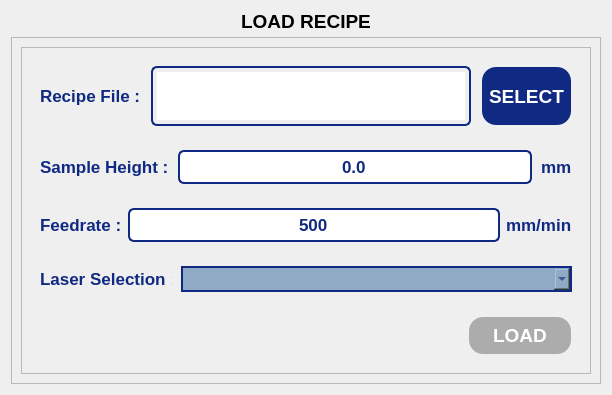
               <widget class="QWidget" name="recipePage">
                <layout class="QVBoxLayout" name="verticalLayout_133">
                 <item>
                  <widget class="QLabel" name="page4Label">
                   <property name="minimumSize">
                    <size>
                     <width>0</width>
                     <height>20</height>
                    </size>
                   </property>
                   <property name="maximumSize">
                    <size>
                     <width>16777215</width>
                     <height>20</height>
                    </size>
                   </property>
                   <property name="font">
                    <font>
                     <pointsize>14</pointsize>
                     <bold>true</bold>
                    </font>
                   </property>
                   <property name="text">
                    <string>LOAD RECIPE</string>
                   </property>
                   <property name="alignment">
                    <set>Qt::AlignmentFlag::AlignCenter</set>
                   </property>
                  </widget>
                 </item>
                 <item>
                  <widget class="QFrame" name="recipeFrame">
                   <property name="frameShape">
                    <enum>QFrame::Shape::StyledPanel</enum>
                   </property>
                   <property name="frameShadow">
                    <enum>QFrame::Shadow::Raised</enum>
                   </property>
                   <layout class="QVBoxLayout" name="verticalLayout_131" stretch="0">
                    <item>
                     <widget class="QFrame" name="rcpFrame">
                      <property name="frameShape">
                       <enum>QFrame::Shape::StyledPanel</enum>
                      </property>
                      <property name="frameShadow">
                       <enum>QFrame::Shadow::Raised</enum>
                      </property>
                      <layout class="QVBoxLayout" name="verticalLayout_132">
                       <item>
                        <widget class="QWidget" name="widget_50" native="true">
                         <layout class="QHBoxLayout" name="horizontalLayout_117" stretch="1,2,1">
                          <property name="spacing">
                           <number>10</number>
                          </property>
                          <property name="leftMargin">
                           <number>9</number>
                          </property>
                          <item>
                           <widget class="QLabel" name="label_72">
                            <property name="minimumSize">
                             <size>
                              <width>0</width>
                              <height>0</height>
                             </size>
                            </property>
                            <property name="maximumSize">
                             <size>
                              <width>120</width>
                              <height>16777215</height>
                             </size>
                            </property>
                            <property name="font">
                             <font>
                              <pointsize>13</pointsize>
                              <bold>true</bold>
                             </font>
                            </property>
                            <property name="styleSheet">
                             <string notr="true">QLabel {
    color: rgb(16, 42, 131);
}</string>
                            </property>
                            <property name="text">
                             <string>Recipe File :</string>
                            </property>
                           </widget>
                          </item>
                          <item>
                           <widget class="QTextEdit" name="rcpfileTextEdit">
                            <property name="sizePolicy">
                             <sizepolicy hsizetype="Expanding" vsizetype="Expanding">
                              <horstretch>0</horstretch>
                              <verstretch>0</verstretch>
                             </sizepolicy>
                            </property>
                            <property name="minimumSize">
                             <size>
                              <width>320</width>
                              <height>0</height>
                             </size>
                            </property>
                            <property name="maximumSize">
                             <size>
                              <width>16777215</width>
                              <height>60</height>
                             </size>
                            </property>
                            <property name="font">
                             <font>
                              <pointsize>13</pointsize>
                              <bold>true</bold>
                             </font>
                            </property>
                            <property name="styleSheet">
                             <string notr="true">QTextEdit {
    border: 2px solid #102a83;
    border-radius: 6px;       /* Optional: for rounded corners */
    padding: 4px;             /* Optional: inner spacing */
    color: #102a83;           /* Text color inside the line edit */
}</string>
                            </property>
                            <property name="lineWrapMode">
                             <enum>QTextEdit::LineWrapMode::NoWrap</enum>
                            </property>
                            <property name="readOnly">
                             <bool>true</bool>
                            </property>
                           </widget>
                          </item>
                          <item>
                           <widget class="QPushButton" name="rcpfilePushButton">
                            <property name="sizePolicy">
                             <sizepolicy hsizetype="Expanding" vsizetype="Expanding">
                              <horstretch>0</horstretch>
                              <verstretch>0</verstretch>
                             </sizepolicy>
                            </property>
                            <property name="maximumSize">
                             <size>
                              <width>350</width>
                              <height>100</height>
                             </size>
                            </property>
                            <property name="font">
                             <font>
                              <pointsize>14</pointsize>
                              <bold>true</bold>
                             </font>
                            </property>
                            <property name="styleSheet">
                             <string notr="true">QPushButton {
	color: rgb(255, 255, 255);	
	background-color: rgb(16, 42, 131);
	border-color: transparent;
	border-style: outset;
	border-radius: 15px;
	border-width: 2px;
	padding: 6px;
}

QPushButton:hover {
	color: rgb(16, 42, 131);
	background-color: rgb(167, 198, 229);
	border-color: rgb(16, 42, 131);
}

QPushButton:disabled {
	background-color: rgb(172, 172, 172);
}</string>
                            </property>
                            <property name="text">
                             <string>SELECT</string>
                            </property>
                           </widget>
                          </item>
                         </layout>
                        </widget>
                       </item>
                       <item>
                        <widget class="QWidget" name="widget_51" native="true">
                         <layout class="QHBoxLayout" name="horizontalLayout_118" stretch="1,3,0">
                          <property name="spacing">
                           <number>9</number>
                          </property>
                          <item>
                           <widget class="QLabel" name="label_73">
                            <property name="minimumSize">
                             <size>
                              <width>0</width>
                              <height>0</height>
                             </size>
                            </property>
                            <property name="maximumSize">
                             <size>
                              <width>130</width>
                              <height>16777215</height>
                             </size>
                            </property>
                            <property name="font">
                             <font>
                              <pointsize>13</pointsize>
                              <bold>true</bold>
                             </font>
                            </property>
                            <property name="styleSheet">
                             <string notr="true">QLabel {
    color: rgb(16, 42, 131);
}</string>
                            </property>
                            <property name="text">
                             <string>Sample Height :</string>
                            </property>
                           </widget>
                          </item>
                          <item>
                           <widget class="QLineEdit" name="rcpheightLineEdit">
                            <property name="sizePolicy">
                             <sizepolicy hsizetype="Expanding" vsizetype="Expanding">
                              <horstretch>0</horstretch>
                              <verstretch>0</verstretch>
                             </sizepolicy>
                            </property>
                            <property name="maximumSize">
                             <size>
                              <width>16777215</width>
                              <height>100</height>
                             </size>
                            </property>
                            <property name="font">
                             <font>
                              <pointsize>13</pointsize>
                              <bold>true</bold>
                             </font>
                            </property>
                            <property name="styleSheet">
                             <string notr="true">QLineEdit {
    border: 2px solid #102a83;
    border-radius: 6px;       /* Optional: for rounded corners */
    padding: 4px;             /* Optional: inner spacing */
    color: #102a83;           /* Text color inside the line edit */
}
</string>
                            </property>
                            <property name="text">
                             <string>0.0</string>
                            </property>
                            <property name="alignment">
                             <set>Qt::AlignmentFlag::AlignCenter</set>
                            </property>
                           </widget>
                          </item>
                          <item>
                           <widget class="QLabel" name="label_74">
                            <property name="font">
                             <font>
                              <pointsize>13</pointsize>
                              <bold>true</bold>
                             </font>
                            </property>
                            <property name="styleSheet">
                             <string notr="true">QLabel {
    color: rgb(16, 42, 131);
    font-weight: bold;
}</string>
                            </property>
                            <property name="text">
                             <string>mm</string>
                            </property>
                           </widget>
                          </item>
                         </layout>
                        </widget>
                       </item>
                       <item>
                        <widget class="QWidget" name="widget_52" native="true">
                         <layout class="QHBoxLayout" name="horizontalLayout_119">
                          <item>
                           <widget class="QLabel" name="label_75">
                            <property name="maximumSize">
                             <size>
                              <width>130</width>
                              <height>16777215</height>
                             </size>
                            </property>
                            <property name="font">
                             <font>
                              <pointsize>13</pointsize>
                              <bold>true</bold>
                             </font>
                            </property>
                            <property name="styleSheet">
                             <string notr="true">QLabel {
    color: rgb(16, 42, 131);
}</string>
                            </property>
                            <property name="text">
                             <string>Feedrate :</string>
                            </property>
                           </widget>
                          </item>
                          <item>
                           <widget class="QLineEdit" name="rcpfeedLineEdit">
                            <property name="sizePolicy">
                             <sizepolicy hsizetype="Expanding" vsizetype="Expanding">
                              <horstretch>0</horstretch>
                              <verstretch>0</verstretch>
                             </sizepolicy>
                            </property>
                            <property name="minimumSize">
                             <size>
                              <width>280</width>
                              <height>0</height>
                             </size>
                            </property>
                            <property name="font">
                             <font>
                              <pointsize>13</pointsize>
                              <bold>true</bold>
                             </font>
                            </property>
                            <property name="styleSheet">
                             <string notr="true">QLineEdit {
    border: 2px solid #102a83;
    border-radius: 6px;       /* Optional: for rounded corners */
    padding: 4px;             /* Optional: inner spacing */
    color: #102a83;           /* Text color inside the line edit */
}
</string>
                            </property>
                            <property name="text">
                             <string>500</string>
                            </property>
                            <property name="alignment">
                             <set>Qt::AlignmentFlag::AlignCenter</set>
                            </property>
                           </widget>
                          </item>
                          <item>
                           <widget class="QLabel" name="label_76">
                            <property name="minimumSize">
                             <size>
                              <width>0</width>
                              <height>0</height>
                             </size>
                            </property>
                            <property name="font">
                             <font>
                              <pointsize>13</pointsize>
                              <bold>true</bold>
                             </font>
                            </property>
                            <property name="styleSheet">
                             <string notr="true">QLabel {
    color: rgb(16, 42, 131);
}</string>
                            </property>
                            <property name="text">
                             <string>mm/min</string>
                            </property>
                           </widget>
                          </item>
                         </layout>
                        </widget>
                       </item>
                       <item>
                        <widget class="QWidget" name="widget_53" native="true">
                         <layout class="QHBoxLayout" name="horizontalLayout_120" stretch="1,2">
                          <property name="spacing">
                           <number>9</number>
                          </property>
                          <item>
                           <widget class="QLabel" name="label_77">
                            <property name="maximumSize">
                             <size>
                              <width>132</width>
                              <height>16777215</height>
                             </size>
                            </property>
                            <property name="font">
                             <font>
                              <pointsize>13</pointsize>
                              <bold>true</bold>
                             </font>
                            </property>
                            <property name="styleSheet">
                             <string notr="true">QLabel {
    color: rgb(16, 42, 131);
}</string>
                            </property>
                            <property name="text">
                             <string>Laser Selection :</string>
                            </property>
                           </widget>
                          </item>
                          <item>
                           <widget class="QComboBox" name="rcplaserComboBox">
                            <property name="sizePolicy">
                             <sizepolicy hsizetype="Expanding" vsizetype="Expanding">
                              <horstretch>0</horstretch>
                              <verstretch>0</verstretch>
                             </sizepolicy>
                            </property>
                            <property name="maximumSize">
                             <size>
                              <width>16777215</width>
                              <height>100</height>
                             </size>
                            </property>
                            <property name="font">
                             <font>
                              <pointsize>13</pointsize>
                              <bold>true</bold>
                             </font>
                            </property>
                            <property name="styleSheet">
                             <string notr="true">QComboBox {
	background-color: rgb(144, 170, 197);
    border: 2px solid rgb(16, 42, 131);
	color: rgb(16, 42, 131);
}

QComboBox QAbstractItemView {
	background-color: rgb(144, 170, 197);
	selection-background-color: #A0D0F0;
	color: rgb(16, 42, 131);
}</string>
                            </property>
                           </widget>
                          </item>
                         </layout>
                        </widget>
                       </item>
                       <item>
                        <widget class="QWidget" name="widget_54" native="true">
                         <layout class="QHBoxLayout" name="horizontalLayout_121">
                          <item>
                           <spacer name="horizontalSpacer_25">
                            <property name="orientation">
                             <enum>Qt::Orientation::Horizontal</enum>
                            </property>
                            <property name="sizeHint" stdset="0">
                             <size>
                              <width>428</width>
                              <height>20</height>
                             </size>
                            </property>
                           </spacer>
                          </item>
                          <item>
                           <widget class="QPushButton" name="rcploadPushButton">
                            <property name="enabled">
                             <bool>false</bool>
                            </property>
                            <property name="sizePolicy">
                             <sizepolicy hsizetype="Expanding" vsizetype="Expanding">
                              <horstretch>0</horstretch>
                              <verstretch>0</verstretch>
                             </sizepolicy>
                            </property>
                            <property name="maximumSize">
                             <size>
                              <width>350</width>
                              <height>100</height>
                             </size>
                            </property>
                            <property name="font">
                             <font>
                              <pointsize>14</pointsize>
                              <bold>true</bold>
                             </font>
                            </property>
                            <property name="styleSheet">
                             <string notr="true">QPushButton {
	color: rgb(255, 255, 255);	
	background-color: rgb(16, 42, 131);
	border-color: transparent;
	border-style: outset;
	border-radius: 15px;
	border-width: 2px;
	padding: 6px;
}

QPushButton:hover {
	color: rgb(16, 42, 131);
	background-color: rgb(167, 198, 229);
	border-color: rgb(16, 42, 131);
}

QPushButton:disabled {
	background-color: rgb(172, 172, 172);
}</string>
                            </property>
                            <property name="text">
                             <string>LOAD</string>
                            </property>
                           </widget>
                          </item>
                         </layout>
                        </widget>
                       </item>
                      </layout>
                     </widget>
                    </item>
                   </layout>
                  </widget>
                 </item>
                </layout>
               </widget>
